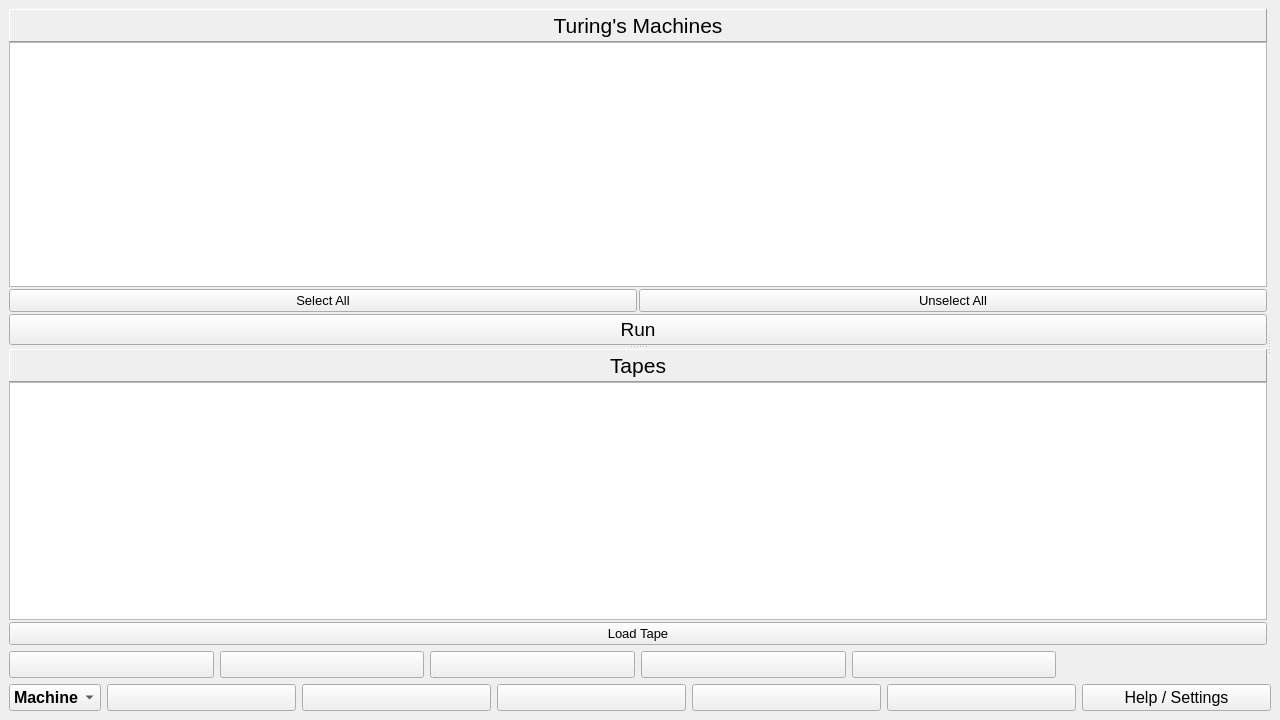
<?xml version="1.0" encoding="UTF-8"?>
<ui version="4.0">
 <class>UserMachines</class>
 <widget class="QMainWindow" name="UserMachines">
  <property name="geometry">
   <rect>
    <x>0</x>
    <y>0</y>
    <width>1280</width>
    <height>720</height>
   </rect>
  </property>
  <property name="windowTitle">
   <string>MainWindow</string>
  </property>
  <property name="styleSheet">
   <string notr="true">QListWidget::item {
  padding: 3px;
}</string>
  </property>
  <widget class="QWidget" name="zCentralwidget">
   <layout class="QVBoxLayout" name="verticalLayout_4">
    <item>
     <widget class="QSplitter" name="listSplit">
      <property name="orientation">
       <enum>Qt::Horizontal</enum>
      </property>
      <widget class="QWidget" name="layoutWidget">
       <layout class="QVBoxLayout" name="zListsLayout">
        <item>
         <widget class="QSplitter" name="tapeSplit">
          <property name="orientation">
           <enum>Qt::Vertical</enum>
          </property>
          <widget class="QWidget" name="layoutWidget">
           <layout class="QVBoxLayout" name="zMachLayout">
            <property name="spacing">
             <number>2</number>
            </property>
            <item>
             <layout class="QVBoxLayout" name="zMachListLayout">
              <property name="spacing">
               <number>0</number>
              </property>
              <item>
               <widget class="QLabel" name="zMachLabel">
                <property name="enabled">
                 <bool>true</bool>
                </property>
                <property name="minimumSize">
                 <size>
                  <width>0</width>
                  <height>33</height>
                 </size>
                </property>
                <property name="font">
                 <font>
                  <pointsize>16</pointsize>
                 </font>
                </property>
                <property name="frameShape">
                 <enum>QFrame::Panel</enum>
                </property>
                <property name="frameShadow">
                 <enum>QFrame::Raised</enum>
                </property>
                <property name="text">
                 <string>Turing's Machines</string>
                </property>
                <property name="alignment">
                 <set>Qt::AlignCenter</set>
                </property>
                <property name="margin">
                 <number>3</number>
                </property>
               </widget>
              </item>
              <item>
               <widget class="QListWidget" name="machList">
                <property name="styleSheet">
                 <string notr="true"/>
                </property>
               </widget>
              </item>
             </layout>
            </item>
            <item>
             <layout class="QHBoxLayout" name="zMachBtLayout">
              <item>
               <widget class="QPushButton" name="selAllBt">
                <property name="font">
                 <font>
                  <pointsize>10</pointsize>
                 </font>
                </property>
                <property name="text">
                 <string>Select All</string>
                </property>
               </widget>
              </item>
              <item>
               <widget class="QPushButton" name="uSelAllBt">
                <property name="font">
                 <font>
                  <pointsize>10</pointsize>
                 </font>
                </property>
                <property name="text">
                 <string>Unselect All</string>
                </property>
               </widget>
              </item>
             </layout>
            </item>
            <item>
             <widget class="QPushButton" name="simBt">
              <property name="minimumSize">
               <size>
                <width>0</width>
                <height>0</height>
               </size>
              </property>
              <property name="font">
               <font>
                <pointsize>14</pointsize>
               </font>
              </property>
              <property name="text">
               <string>Run</string>
              </property>
             </widget>
            </item>
           </layout>
          </widget>
          <widget class="QWidget" name="layoutWidget">
           <layout class="QVBoxLayout" name="zTapeLayout">
            <property name="spacing">
             <number>2</number>
            </property>
            <item>
             <layout class="QVBoxLayout" name="zTapeListLayout">
              <property name="spacing">
               <number>0</number>
              </property>
              <item>
               <widget class="QLabel" name="zTapeLabel">
                <property name="minimumSize">
                 <size>
                  <width>0</width>
                  <height>33</height>
                 </size>
                </property>
                <property name="font">
                 <font>
                  <pointsize>16</pointsize>
                 </font>
                </property>
                <property name="frameShape">
                 <enum>QFrame::Panel</enum>
                </property>
                <property name="frameShadow">
                 <enum>QFrame::Raised</enum>
                </property>
                <property name="text">
                 <string>Tapes</string>
                </property>
                <property name="alignment">
                 <set>Qt::AlignCenter</set>
                </property>
               </widget>
              </item>
              <item>
               <widget class="QListWidget" name="tapesList"/>
              </item>
             </layout>
            </item>
            <item>
             <layout class="QHBoxLayout" name="zLoadBtLayout">
              <item>
               <widget class="QPushButton" name="loadTapeBt">
                <property name="font">
                 <font>
                  <pointsize>10</pointsize>
                 </font>
                </property>
                <property name="text">
                 <string>Load Tape</string>
                </property>
               </widget>
              </item>
             </layout>
            </item>
           </layout>
          </widget>
         </widget>
        </item>
        <item>
         <layout class="QHBoxLayout" name="zSimulationLayout">
          <item>
           <widget class="QPushButton" name="pauseBt">
            <property name="minimumSize">
             <size>
              <width>30</width>
              <height>27</height>
             </size>
            </property>
            <property name="maximumSize">
             <size>
              <width>16777215</width>
              <height>27</height>
             </size>
            </property>
            <property name="font">
             <font>
              <pointsize>12</pointsize>
             </font>
            </property>
            <property name="text">
             <string/>
            </property>
           </widget>
          </item>
          <item>
           <widget class="QPushButton" name="contBt">
            <property name="minimumSize">
             <size>
              <width>30</width>
              <height>27</height>
             </size>
            </property>
            <property name="maximumSize">
             <size>
              <width>16777215</width>
              <height>27</height>
             </size>
            </property>
            <property name="font">
             <font>
              <pointsize>12</pointsize>
             </font>
            </property>
            <property name="text">
             <string/>
            </property>
           </widget>
          </item>
          <item>
           <widget class="QPushButton" name="stopBt">
            <property name="minimumSize">
             <size>
              <width>30</width>
              <height>27</height>
             </size>
            </property>
            <property name="maximumSize">
             <size>
              <width>16777215</width>
              <height>27</height>
             </size>
            </property>
            <property name="font">
             <font>
              <pointsize>12</pointsize>
             </font>
            </property>
            <property name="text">
             <string/>
            </property>
           </widget>
          </item>
          <item>
           <widget class="QPushButton" name="slowerBt">
            <property name="minimumSize">
             <size>
              <width>30</width>
              <height>27</height>
             </size>
            </property>
            <property name="maximumSize">
             <size>
              <width>16777215</width>
              <height>27</height>
             </size>
            </property>
            <property name="text">
             <string/>
            </property>
           </widget>
          </item>
          <item>
           <widget class="QPushButton" name="fasterBt">
            <property name="minimumSize">
             <size>
              <width>30</width>
              <height>27</height>
             </size>
            </property>
            <property name="maximumSize">
             <size>
              <width>16777215</width>
              <height>27</height>
             </size>
            </property>
            <property name="text">
             <string/>
            </property>
           </widget>
          </item>
          <item>
           <widget class="QLabel" name="delayLb">
            <property name="text">
             <string/>
            </property>
            <property name="alignment">
             <set>Qt::AlignCenter</set>
            </property>
           </widget>
          </item>
         </layout>
        </item>
       </layout>
      </widget>
      <widget class="QStackedWidget" name="machSim"/>
     </widget>
    </item>
    <item>
     <layout class="QHBoxLayout" name="zControlLayout">
      <item>
       <widget class="QComboBox" name="buttonSelect">
        <property name="maximumSize">
         <size>
          <width>92</width>
          <height>16777215</height>
         </size>
        </property>
        <property name="font">
         <font>
          <pointsize>12</pointsize>
          <weight>75</weight>
          <bold>true</bold>
         </font>
        </property>
        <item>
         <property name="text">
          <string>Machine</string>
         </property>
        </item>
        <item>
         <property name="text">
          <string>Tape</string>
         </property>
        </item>
       </widget>
      </item>
      <item>
       <widget class="QPushButton" name="addBt">
        <property name="font">
         <font>
          <pointsize>12</pointsize>
         </font>
        </property>
        <property name="text">
         <string/>
        </property>
       </widget>
      </item>
      <item>
       <widget class="QPushButton" name="editBt">
        <property name="font">
         <font>
          <pointsize>12</pointsize>
         </font>
        </property>
        <property name="text">
         <string/>
        </property>
       </widget>
      </item>
      <item>
       <widget class="QPushButton" name="saveBt">
        <property name="font">
         <font>
          <pointsize>12</pointsize>
         </font>
        </property>
        <property name="text">
         <string/>
        </property>
       </widget>
      </item>
      <item>
       <widget class="QPushButton" name="qRandBt">
        <property name="font">
         <font>
          <pointsize>12</pointsize>
         </font>
        </property>
        <property name="text">
         <string/>
        </property>
       </widget>
      </item>
      <item>
       <widget class="QPushButton" name="cRandBt">
        <property name="font">
         <font>
          <pointsize>12</pointsize>
         </font>
        </property>
        <property name="text">
         <string/>
        </property>
       </widget>
      </item>
      <item>
       <widget class="QPushButton" name="settingsBt">
        <property name="font">
         <font>
          <pointsize>12</pointsize>
         </font>
        </property>
        <property name="text">
         <string>Help / Settings</string>
        </property>
       </widget>
      </item>
     </layout>
    </item>
   </layout>
  </widget>
 </widget>
 <resources/>
 <connections/>
</ui>
